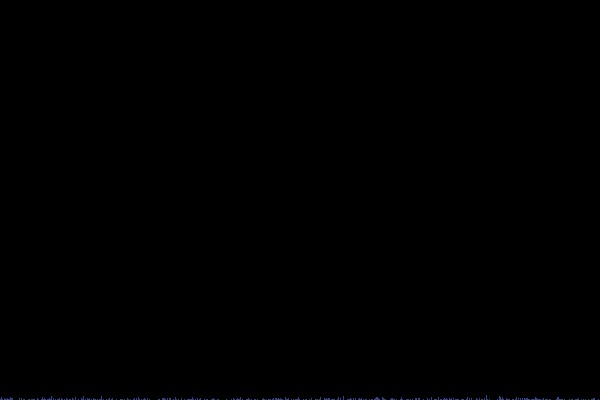
Frame 1 (no input)
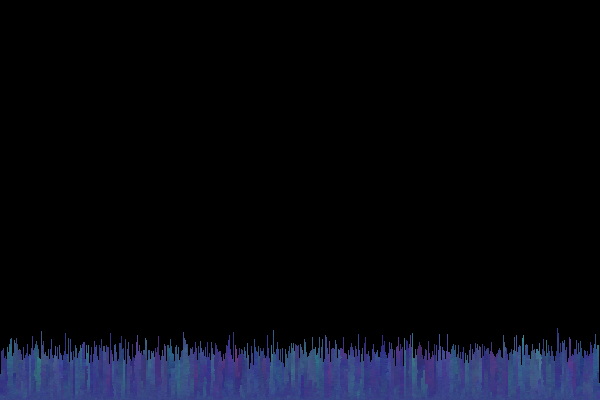
Frame 60 (the mouse pressed at the canvas centre just before this capture)
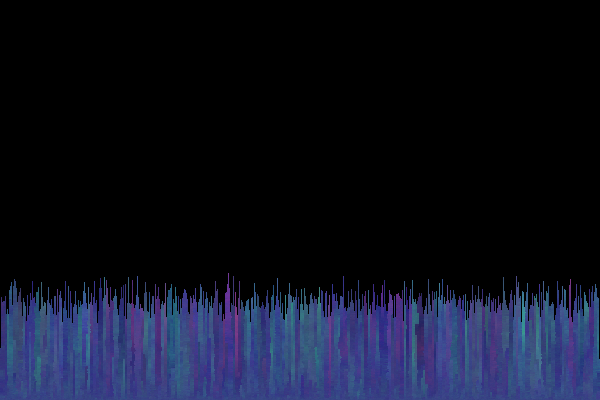
Frame 120 (the mouse held since frame 60 and released just before this capture)

The Processing sketch that drew these frames (run headless with seeded random() and noise(); from frame 60 on, the mouse is pressed at the canvas centre):

// Processing sketch: processing_67231
// ── processing_67231.pde


Particle[] particles;
int[] highestPoints;
color c1;
color c2;
color c3;

void setup()
{
  size(600, 400, JAVA2D);
  frameRate(40);
  background(0);
  colorMode(HSB, 200);
  smooth();
  restart();
}

void restart()
{
  background(0);
  particles = new Particle[width * height];
  for(int i = 0; i < width * height; i++)
  {
    particles[i] = null;
  }
  highestPoints = new int[width];
  for(int i = 0; i < width; i++)
  {
    highestPoints[i] = height;
  }
  
  c1 = color(random(200), random(100, 150), random(100, 150));
  c2 = color(hue(c1) + random(-5, 5), saturation(c1) + random(-5, 5), brightness(c1) + random(-5, 5));
  c3 = color(hue(c1) + random(-5, 5), saturation(c1) + random(-5, 5), brightness(c1) + random(-5, 5));
}

void mouseReleased()
{
  restart();
}

void draw()
{
  for(int a = 0; a < 500; a++)
  {
    int newX = round(random(width - 1));
    int newY = highestPoints[newX] - 1;
    if(newY != height - 1)
    {
      if(newY != -1)
      {
        if(newX != 0 && particles[newX - 1 + newY * width] != null)
        {
          float h = particles[newX - 1 + newY * width].h + random(-2, 2);
          float s = particles[newX - 1 + newY * width].s + random(-2, 2);
          float b = particles[newX - 1 + newY * width].b + random(-2, 2);
          particles[newX + newY * width] = new Particle(newX, newY, h, s, b);
          highestPoints[newX]--;
          particles[newX + newY * width].drawParticle();
        }
        else if(newX != width - 1 && particles[newX + 1 + newY * width] != null)
        {
          float h = particles[newX + 1 + newY * width].h + random(-2, 2);
          float s = particles[newX + 1 + newY * width].s + random(-2, 2);
          float b = particles[newX + 1 + newY * width].b + random(-2, 2);
          particles[newX + newY * width] = new Particle(newX, newY, h, s, b);
          highestPoints[newX]--;
          particles[newX + newY * width].drawParticle();
        }
        else
        {
          float h = particles[newX + (newY + 1) * width].h + random(-2, 2);
          float s = particles[newX + (newY + 1) * width].s + random(-2, 2);
          float b = particles[newX + (newY + 1) * width].b + random(-2, 2);
          particles[newX + newY * width] = new Particle(newX, newY, h, s, b);
          highestPoints[newX]--;
          particles[newX + newY * width].drawParticle();
        }
      }
      else
      {
        //highestPoints[newX] = height;
      }
    }
    else
    {
      if(newX != 0 && particles[newX - 1 + newY * width] != null)
      {
        float h = particles[newX - 1 + newY * width].h + random(-2, 2);
        float s = particles[newX - 1 + newY * width].s + random(-2, 2);
        float b = particles[newX - 1 + newY * width].b + random(-2, 2);
        particles[newX + newY * width] = new Particle(newX, newY, h, s, b);
        highestPoints[newX]--;
        particles[newX + newY * width].drawParticle();
      }
      else if(newX != width - 1 && particles[newX + 1 + newY * width] != null)
      {
        float h = particles[newX + 1 + newY * width].h + random(-2, 2);
        float s = particles[newX + 1 + newY * width].s + random(-2, 2);
        float b = particles[newX + 1 + newY * width].b + random(-2, 2);
        particles[newX + newY * width] = new Particle(newX, newY, h, s, b);
        highestPoints[newX]--;
        particles[newX + newY * width].drawParticle();
      }
      else
      {
        int c = round(random(0, 2));
        switch(c)
        {
          case 0:
            particles[newX + newY * width] = new Particle(newX, newY, hue(c1), saturation(c1), brightness(c1));
            break;
          case 1:
            particles[newX + newY * width] = new Particle(newX, newY, hue(c2), saturation(c2), brightness(c2));
            break;
          case 2:
            particles[newX + newY * width] = new Particle(newX, newY, hue(c3), saturation(c3), brightness(c3));
            break;
        }
        highestPoints[newX]--;
        particles[newX + newY * width].drawParticle();
      }
    }
  }
}

class Particle
{
  int posX;
  int posY;
  float h;
  float s;
  float b;
  
  protected Particle(int x, int y, float hu, float sat, float bright)
  {
    posX = x;
    posY = y;
    h = hu;
    s = sat;
    b = bright;
  }
  
  public void drawParticle()
  {
    stroke(h, s, b);
    point(posX, posY);
  }
  
}
